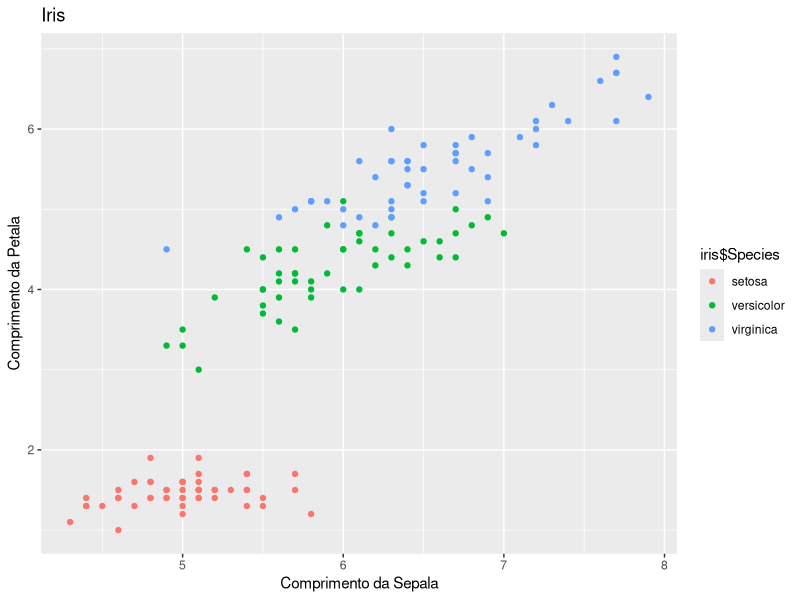

This chart was generated by the following R code:
data(iris) # carregando o pacote
require(class) # pacote contendo o algoritimo de knn
require(ggplot2) # vizualizacao
# head(iris)
# plot(iris$Sepal.Length,iris$Petal.Length,col=iris$Species)
qplot(x = iris$Sepal.Length,y = iris$Petal.Length,col=iris$Species,xlab = "Comprimento da Sepala",ylab = "Comprimento da Petala",main = "Iris",margins = T)
# normalize <- function(x) { 
#   return ((x - min(x)) / (max(x) - min(x))) 
# }

# quantas amostras
amostra = floor(0.75*nrow(iris)) # obtendo 70% dos dados originais para treinamento do modelo

# amostra aleatoria
train_ind = sample(x = nrow(iris),size = amostra,replace = F) # coletando uma amostra de tamanho igual a 70% dos dados

# dividindo os dados entre treino e teste, utilizando o indice
treino = iris[train_ind,1:4] # aplicando uma funcao para normalizar dos dados, para que todos fiquem numa mesma 'escala'. O modelo somente utiliza variaveis numericas, entao pegamos somente as colunas de 1 ate 4
teste = iris[-train_ind,1:4]
treino.classe = iris[train_ind,5] # recebe somente o 'label' que eh a classe a qual queremos estimar o resultado
teste.classe = iris[-train_ind,5]

#criando o modelo
modelo = knn(train = treino,test = teste,k = floor(sqrt(nrow(iris))),cl = treino.classe,prob = T) # o modelo recebe os dados de treino e tenta estimar os de teste, utilizando os 'targets' que sÃ£o os fatores de classificaÃ§Ã£o

# avaliando o modelo
matriz = as.matrix(table(teste.classe,modelo)) # matriz de confusÃ£o do modelo com os valores reais
precisao = sum(diag(matriz))/length(teste.classe) # soma das diagonais da matriz dividido pelo total de elementos
print(matriz);print(c('Precisao:',precisao))

